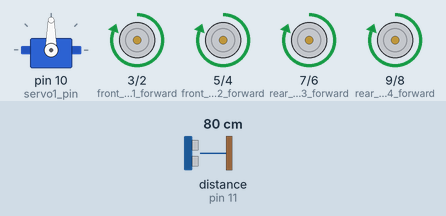
Simulated run of this sketch. Board: Arduino Uno, built with avr-gcc and run on an emulated ATmega328P. On the bench: servo, motor-driver pin pairs drawn as motors (green arrow = first pin HIGH = forward, orange = second pin HIGH = backward, longer = more drive). The test bench sets the inputs (shaded band); at power-on: distance to the obstacle (sensor on pin 11) 80 cm. The echo pulse lasts 58.3 µs per cm.

Above: at 1.7 s.
1.8 s: distance to the obstacle (sensor on pin 11) set to 28 cm
3.3 s: distance to the obstacle (sensor on pin 11) set to 23 cm
At 3.7 s:
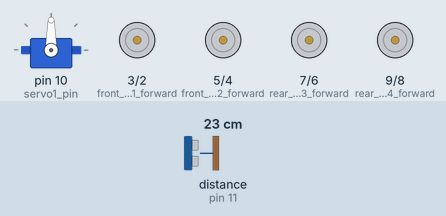
At 4.5 s:
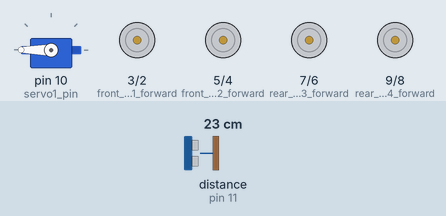
6.3 s: distance to the obstacle (sensor on pin 11) set to 2 cm
8.8 s: distance to the obstacle (sensor on pin 11) set to 35 cm
11.8 s: distance to the obstacle (sensor on pin 11) set to 4 cm
At 14.2 s:
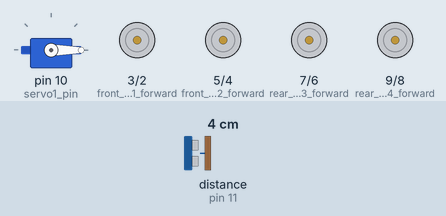
Timing chart, 0 to 15.8 s (numbered marks = the images above; inputs shaded):
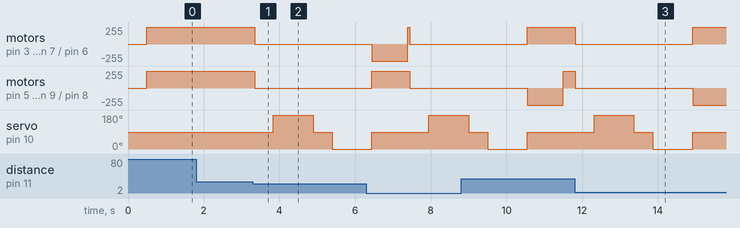

Measured:
- the behaviour switches between 25 and 24 cm on distance to the obstacle (sensor on pin 11) (found by bisection; images 0 and 1)
- after the input at 1.8 s, every drawn part: stays the same
- after the input at 3.3 s, motor on pin 3 (front_motor1_forward) / pin 2 (front_motor1_backward), motor on pin 5 (front_motor2_forward) / pin 4 (front_motor2_backward): forward 255/255 → stopped at once
- after the input at 11.8 s, motor on pin 3 (front_motor1_forward) / pin 2 (front_motor1_backward): forward 255/255 → stopped at once, → forward 255/255 3.1 s later; motor on pin 5 (front_motor2_forward) / pin 4 (front_motor2_backward): forward 255/255 → stopped at once, → backward 255/255 3.1 s later

The sketch:

Obstacle_Avoiding_Vehicle.ino
```cpp
#include <Servo.h>
#include <NewPing.h>

// Set up ultrasonic sensor
#define TRIGGER_PIN  12
#define ECHO_PIN     11
#define MAX_DISTANCE 200
NewPing sonar(TRIGGER_PIN, ECHO_PIN, MAX_DISTANCE);

// Set up servo
Servo servo1;
int servo1_pin = 10;

// Set up pin numbers of the DC motors
int front_motor1_forward = 3;
int front_motor1_backward = 2;
int front_motor2_forward = 5;
int front_motor2_backward = 4;

int rear_motor3_forward = 7;
int rear_motor3_backward = 6;
int rear_motor4_forward = 9;
int rear_motor4_backward = 8;

void setup() {
  servo1.attach(servo1_pin);

  // Make sure ultrasonic senor is looking forward
  servo1.write(90);
  delay(500);

  // Set the DC motor pins to output
  pinMode(front_motor1_forward, OUTPUT);
  pinMode(front_motor1_backward, OUTPUT);
  pinMode(front_motor2_forward, OUTPUT);
  pinMode(front_motor2_backward, OUTPUT);

  pinMode(rear_motor3_forward, OUTPUT);
  pinMode(rear_motor3_backward, OUTPUT);
  pinMode(rear_motor4_forward, OUTPUT);
  pinMode(rear_motor4_backward, OUTPUT);

}

void loop() {
  move_forward();

  int distance =  get_distance();
  // If a close object is detected find the direction that does not have obstacles
  if (distance < 25){
    stop_motors();
    int distance_left = look_left();
    int distance_right = look_right();

    if (distance_left > distance_right){
      turn_left();
    }
    else{
      turn_right();
    }
  }
}


int look_right()
{
  // Rotate servo to the right and ping to get distance
  delay(500);
  servo1.write(0);
  delay(1000);
  int distance = get_distance();
  servo1.write(90);
  return distance;
}


int look_left()
{
  // Rotate servo to the left and ping to get distance
  delay(500);
  servo1.write(180);
  delay(1000);
  int distance = get_distance();
  servo1.write(90);
  return distance;
}


int get_distance(){
  // Ping to get a distance value
  delay(50);
  int distance_cm = sonar.ping_cm();
  // Incorrect values of 0 can be returned, so set 0's to a large value
  if (distance_cm == 0){
    distance_cm = 999;
  }
  return distance_cm;
}


void turn_right(){
  // Rotate chassis to the right
  digitalWrite(front_motor1_forward, HIGH);
  digitalWrite(front_motor1_backward, LOW);

  digitalWrite(front_motor2_forward, LOW);
  digitalWrite(front_motor2_backward, HIGH);

  digitalWrite(rear_motor3_forward, HIGH);
  digitalWrite(rear_motor3_backward, LOW);

  digitalWrite(rear_motor4_forward, LOW);
  digitalWrite(rear_motor4_backward, HIGH);
  delay(950);

}


void turn_left(){
  // Rotate chassis to the left
  digitalWrite(front_motor1_forward, LOW);
  digitalWrite(front_motor1_backward, HIGH);

  digitalWrite(front_motor2_forward, HIGH);
  digitalWrite(front_motor2_backward, LOW);

  digitalWrite(rear_motor3_forward, LOW);
  digitalWrite(rear_motor3_backward, HIGH);

  digitalWrite(rear_motor4_forward, HIGH);
  digitalWrite(rear_motor4_backward, LOW);
  delay(950);

}

void stop_motors(){
  // Stop rotation of all 4 motors
  digitalWrite(front_motor1_forward, LOW);
  digitalWrite(front_motor1_backward, LOW);

  digitalWrite(front_motor2_forward, LOW);
  digitalWrite(front_motor2_backward, LOW);

  digitalWrite(rear_motor3_forward, LOW);
  digitalWrite(rear_motor3_backward, LOW);

  digitalWrite(rear_motor4_forward, LOW);
  digitalWrite(rear_motor4_backward, LOW);
}

void move_forward()
{
  // Rotate all 4 motors
  digitalWrite(front_motor1_forward, HIGH);
  digitalWrite(front_motor1_backward, LOW);

  digitalWrite(front_motor2_forward, HIGH);
  digitalWrite(front_motor2_backward, LOW);

  digitalWrite(rear_motor3_forward, HIGH);
  digitalWrite(rear_motor3_backward, LOW);

  digitalWrite(rear_motor4_forward, HIGH);
  digitalWrite(rear_motor4_backward, LOW);
}
```
